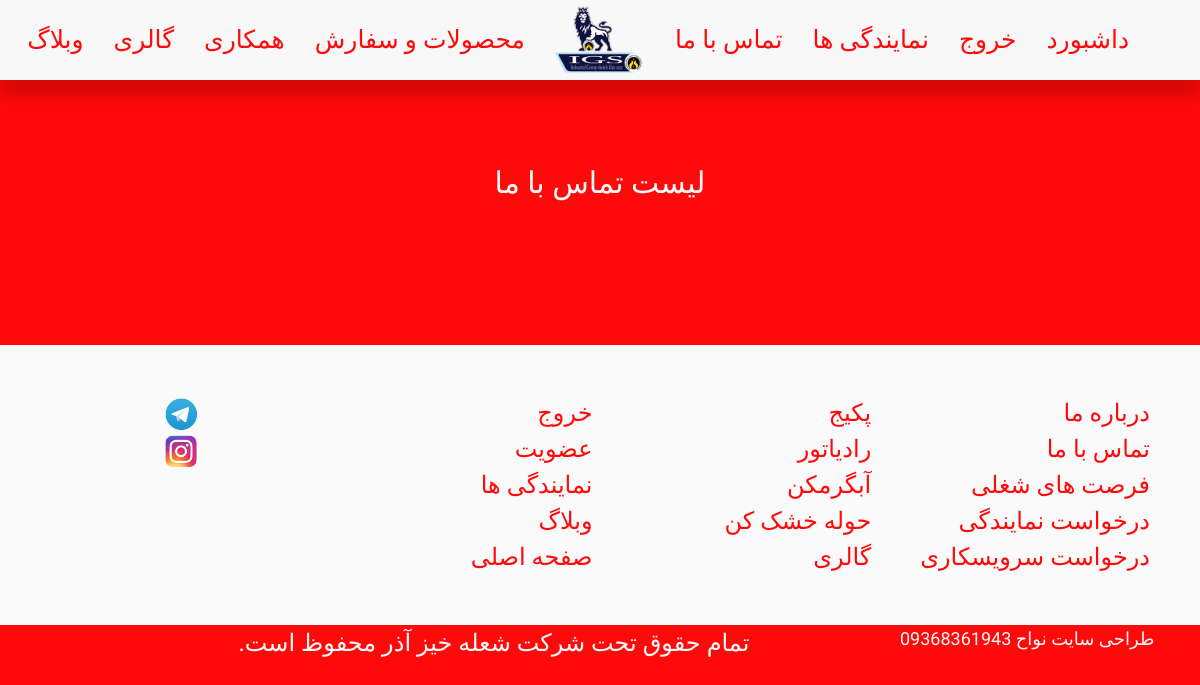
/company/contact-us-list/ (signed in), run on an earlier commit of the app's database.
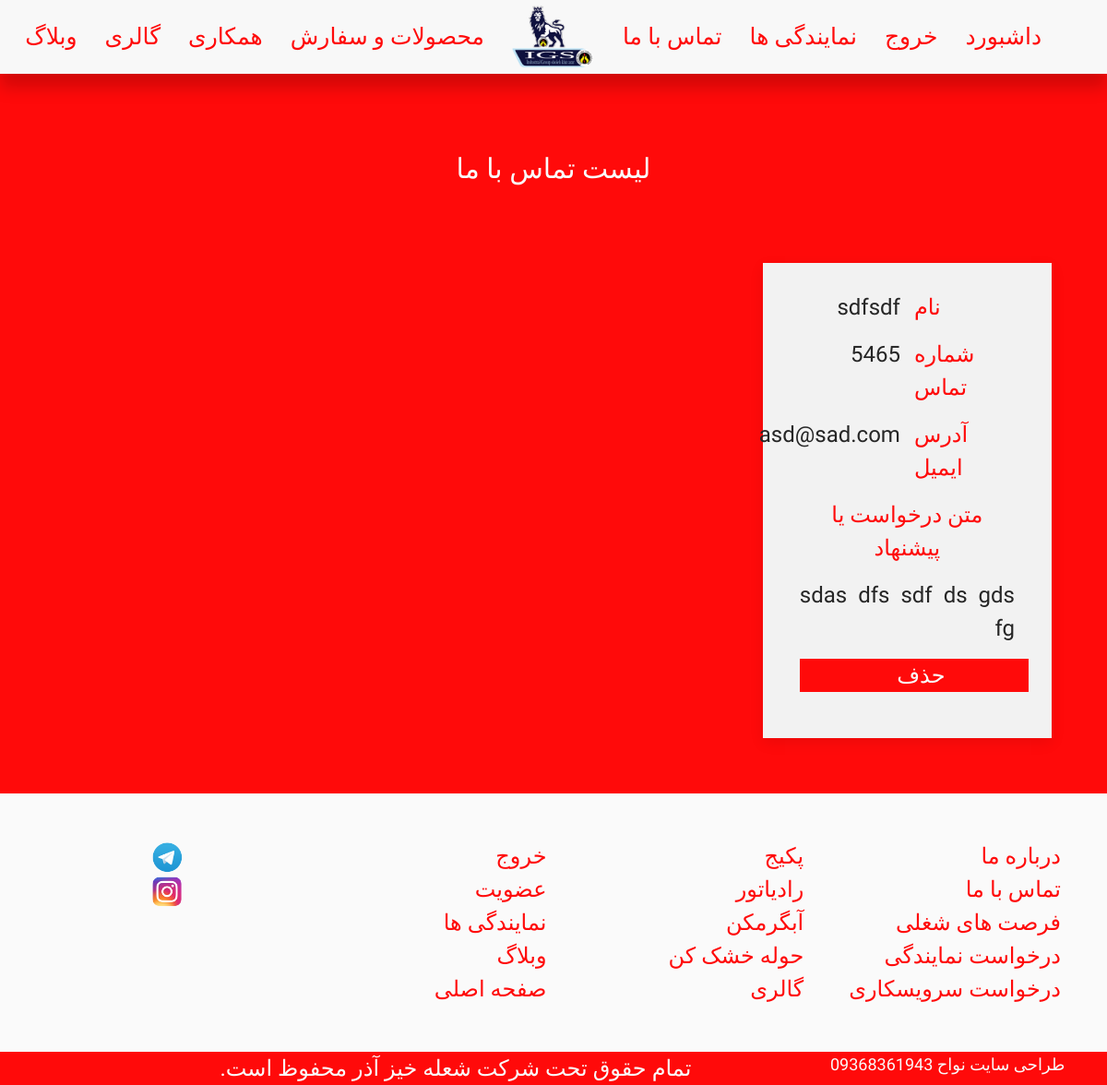
And on a later commit of the database.
### company/models.py (models this page shows)
class ContactUsModel(models.Model):
    name = models.CharField(max_length = 264, blank = False, null = False)
    email = models.EmailField(blank = False, null = False)
    phone_number = models.CharField(max_length = 264, blank = True, null =True)
    request = models.TextField(null = True, blank = True)
    created_at = models.DateTimeField(default=timezone.now())

### company/views.py (the view)
# urls.py: path('contact-us-list/',ContactUsListView, name = 'contact-us-list'),
@login_required
@superuser_required
def ContactUsListView(request):
    try:
        contactus_list = get_list_or_404(ContactUsModel.objects.order_by('created_at'))
        return render(request,'company/contactuslist.html',
                      {'contactus_list':contactus_list})
    except:
        return render(request,'company/contactuslist.html')

### company/templates/company/contactuslist.html (shortened to what this page needs)
{% extends "BaseTemplates/base1.html" %}
{% block body_block %}
<br>
<h3 style="font-size:30px;" class="whiteC-text uk-card-title uk-text-center fHarmattan uk-text-large">لیست تماس با ما</h3>
<div style="padding:5%" class="uk-grid-match uk-text-center uk-grid-large" uk-grid>
{% for contactus in contactus_list %}
      <div class="uk-width-1-1 uk-width-1-3@m uk-width-1-2@s uk-block">
<div  class="uk-card uk-card-default uk-card-body milkywhiteC">
      <div style="margin-top:-25px"  class=" fHarmattan uk-text-large uk-grid-small" uk-grid>
          <div class="uk-width-1-2 uk-text-left redC-text" >نام</div><div class="uk-width-1-2 uk-text-right darkgreyC-text">{{contactus.name}}</div>
          <div class="uk-width-1-2 uk-text-left redC-text" >شماره تماس</div><div class="uk-width-1-2 uk-text-right darkgreyC-text">{{contactus.phone_number}}</div>
          <div class="uk-width-1-2 uk-text-left redC-text" >آدرس ایمیل</div><div class="uk-width-1-2 uk-text-right darkgreyC-text">{{contactus.email}}</div>
          <div class="uk-width-1-1 uk-text-center redC-text" >متن درخواست یا پیشنهاد</div><div class="uk-width-1-1 uk-text-justify darkgreyC-text">{{contactus.request}}</div>
<br>
<a href="{% url 'company:contact-us-delete' contactus.pk  %}" class="uk-button redC uk-width-1-1 uk-margin-small-bottom whiteC-text fHarmattan uk-text-large">حذف</a>
      </div>
</div>
</div>
{% endfor %}
</div>
    {% endblock %}

What changed in the data, as far as the page shows it:
added ContactUsModel: name "sdfsdf", phone_number "5465", email "asd@sad.com", request "sdas dfs sdf ds gds fg"
